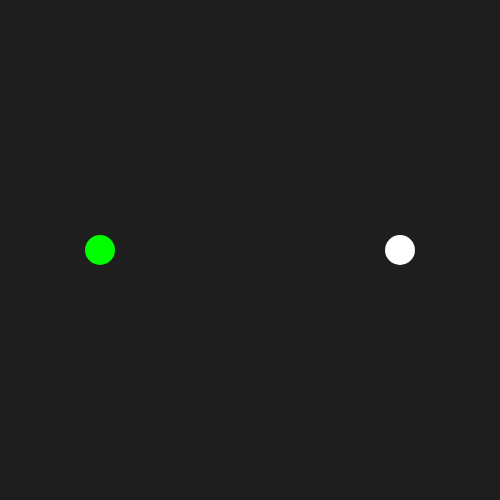
Frame 1 (no input)
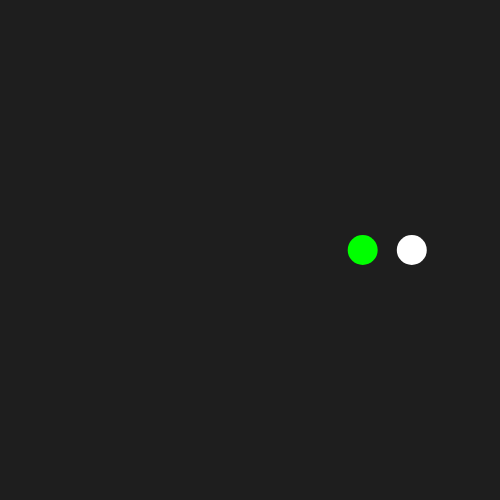
Frame 60 (no input)
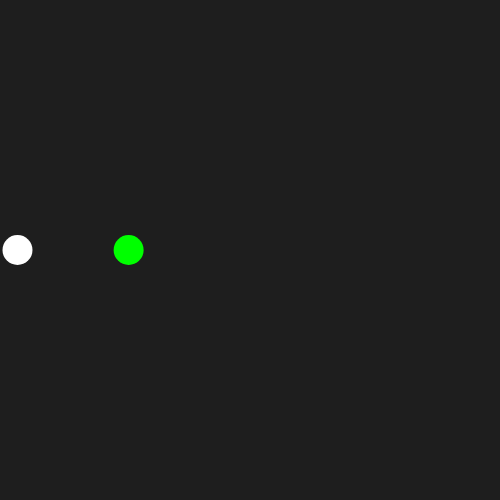
Frame 120 (the mouse pressed at the canvas centre since frame 60)

The p5.js sketch that drew these frames (run headless with seeded random() and noise() and a simulated clock; from frame 60 on, the mouse is pressed at the canvas centre):

// p5.js sketch
// ── sketch.js
var lover;
var hater;

function setup() {
 createCanvas(500, 500);
 lover = new Mover(createVector(100, height/2));
 hater = new Mover(createVector(400, height/2));
}

function draw() {
  background(30);
  noStroke();
  fill(0, 255, 0);
  lover.update();
  lover.display();

  fill(255);
  hater.update();
  hater.display();

  addLoverForce();
  addHaterForce();
}

function addLoverForce() {
  var haterLoc = hater.loc.copy();
  var loverLoc = lover.loc.copy();
  var diffLoc = haterLoc.sub(loverLoc);
  diffLoc.mult(0.003);
  lover.applyForce(diffLoc);
}

function addHaterForce() {
  var haterLoc = hater.loc.copy();
  var loverLoc = lover.loc.copy();
  var diffLoc = loverLoc.sub(haterLoc);
  if (diffLoc.mag() < 40) {
    diffLoc.mult(-0.3);
    hater.applyForce(diffLoc);
  }

}

// ── mover.js
class Mover {
  constructor(location) {
    this.loc = location
    this.vel = createVector(0, 0);
    this.acc = createVector(0, 0);
  }

  applyForce(force) {
    this.acc.add(force);
  }

  update() {
    this.vel.add(this.acc);
    this.loc.add(this.vel);
    this.vel.mult(0.9);
    this.acc.mult(0);

    if (this.loc.y > height) {
      this.loc.y = 0;
    } else if (this.loc.y < 0) {
      this.loc.y = height;
    }

    if (this.loc.x > width) {
      this.loc.x = 0;
    } else if (this.loc.x < 0) {
      this.loc.x = width;
    }
  }

  display() {
    ellipse(this.loc.x, this.loc.y, 30, 30);
  }
}
